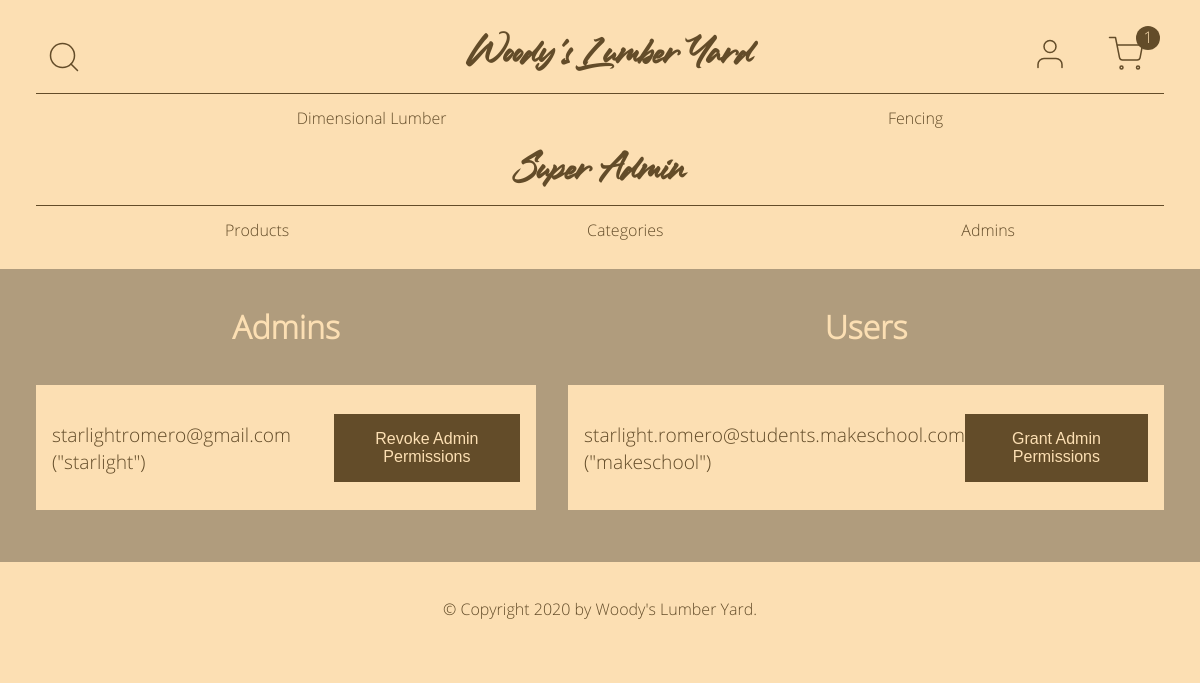
/admin/admins (signed in), run on an earlier commit of the app's database.
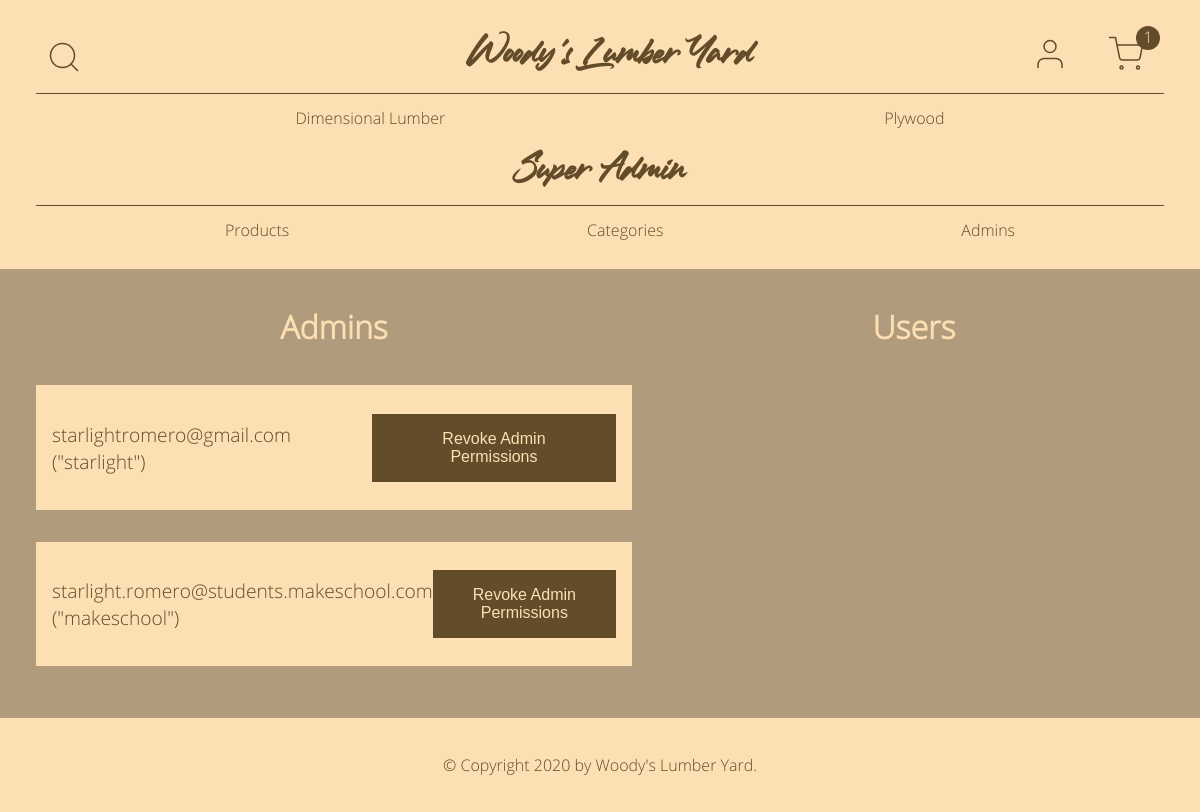
And on a later commit of the database.
### online_store/models.py (models this page shows, shortened)
class Category(db.Model):
    id = db.Column(db.Integer, primary_key=True)
    name = db.Column(db.String(20), nullable=False)
    link = db.Column(db.String(20), nullable=True)
    products = db.relationship("Product", backref="category", lazy=True)
    date_created = db.Column(db.DateTime, default=datetime.utcnow)
    created_by_id = db.Column(db.Integer, db.ForeignKey("user.id"))

class User(db.Model, UserMixin):
    id = db.Column(db.Integer, primary_key=True)
    username = db.Column(db.String(20), unique=True, nullable=False)
    email = db.Column(db.String(120), unique=True, nullable=False)
    image = db.Column(db.String(20), nullable=False, default="default.jpg")
    password = db.Column(db.String(60), nullable=True)
    is_admin = db.Column(db.Boolean, nullable=False, default=False)
    is_superadmin = db.Column(db.Boolean, nullable=False, default=False)
    categories = db.relationship("Category", backref="created_by", lazy=True)
    products = db.relationship("Product", backref="created_by", lazy=True)

### online_store/admin/routes.py (the view)
@admin.route("/admin/admins", methods=["GET"])
@login_required
@super_admin_required
def show_admins():
    categories = Category.query.all()
    users = (
        User.query.filter_by(is_admin=False)
        .filter_by(is_superadmin=False)
        .all()
    )
    admins = User.query.filter_by(is_admin=True).all()
    context = {
        "title": "Admins",
        "categories": categories,
        "users": users,
        "admins": admins,
    }
    return render_template("admin/admins.html", **context)

### online_store/admin/utils.py (called while the page is built)
def super_admin_required(func):
    @wraps(func)
    def wrapper(*args, **kwargs):
        if current_user.is_superadmin:
            return func(*args, **kwargs)
        else:
            return login_manager.unauthorized()
    return wrapper

### online_store/models.py (called while the page is built)
@login_manager.user_loader
def load_user(user_id):
    return User.query.get(int(user_id))

### online_store/templates/admin/admins.html (shortened to what this page needs)
{% extends "admin/base.html" %}
{% block head %}
{{ super() }}
{% endblock %}
{% block content %}
<div class="roles">
  <div class="admins">
    <h1>Admins</h1>
    {% for admin in admins %}
    <div class="admin">
      <p>{{ admin.email }} ("{{ admin.username }}")</p>
      <button type="button" onclick="revoke({{ admin.id }})">Revoke Admin Permissions</button>
    </div>
    {% endfor %}
  </div>
  <div class="users">
    <h1>Users</h1>
    {% for user in users %}
    <div class="user">
      <p>{{ user.email }} ("{{ user.username }}")</p>
      <button type="button" onclick="grant({{ user.id }})">Grant Admin Permissions</button>
    </div>
    {% endfor %}
  </div>
</div>
{% endblock %}

### online_store/templates/base.html (shortened to what this page needs)
<!DOCTYPE html>
<html lang="en">
<head>
  {% block head %}
  <link rel="stylesheet" type="text/css" href="{{ url_for('static', filename='css/main.css') }}">
  {% endblock %}
</head>
<body>
  <header>
    <div class="top-row">
      <div class="search">
        <img class="search-btn" src="/static/assets/search.svg" alt="Search Button">
      </div>
      {% if current_user.is_superadmin or current_user.is_admin %}
      <h1><a href="{{ url_for('admin.home') }}">Woody's Lumber Yard</a></h1>
      {% else %}
      <h1><a href="{{ url_for('main.home') }}">Woody's Lumber Yard</a></h1>
      {% endif %}
      <div class="user-icons">
        <a href="{{ url_for('users.account') }}">
          <img src="{{ url_for('static', filename='assets/user.svg') }}" alt="My Account">
        </a>
        <a href="{{ url_for('main.cart') }}">
          <img class="cart" src="{{ url_for('static', filename='assets/shopping-cart.svg') }}" alt="Shopping Cart">
          <div class="circle">1</div>
        </a>
      </div>
    </div>
    {% if categories %}
    <nav>
      <ul>
        {% for category in categories %}
        <li><a href="/category/{{ category.link }}">{{ category.name }}</a></li>
        {% endfor %}
      </ul>
    </nav>
    {% endif %}
    {% block nav %}{% endblock %}
  </header>
  <main>
    {% block content %}{% endblock %}
  </main>
  <footer>
    <p>&copy; Copyright 2020 by <a href="/">Woody's Lumber Yard</a>.</p>
  </footer>
</body>
</html>

What changed in the data, as far as the page shows it:
removed Category: name "Fencing"
added Category: name "Plywood"
changed User "starlight.romero@students.makeschool.com": moves from the list under "Users" to the list under "Admins"
